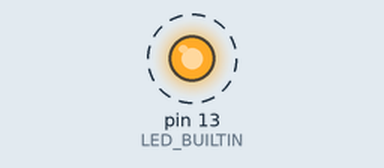
This sketch was run on a simulated Arduino Uno, built with avr-gcc and run on an emulated ATmega328P. Parts: output pins drawn as LEDs (lit = HIGH). Dashed ring = blinking. What the sketch prints to the serial monitor is not drawn.

Above: at 0.15 s.
Timing chart, 0 to 3.1 s (numbered marks = the images above):
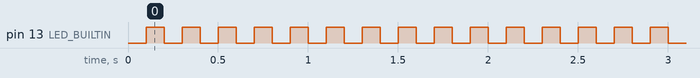

The sketch:

n0.ino
```cpp
// the setup function runs once when you press reset or power the board
void setup() {
  // initialize digital pin LED_BUILTIN as an output.


  Serial.begin(9600);           // start serial for output
  pinMode(LED_BUILTIN, OUTPUT);
    delay(100);
       Serial.println("N1 Reporting");
}

// the loop function runs over and over again forever
void loop() {
  digitalWrite(LED_BUILTIN, HIGH);   // turn the LED on (HIGH is the voltage level)
  delay(100);                       // wait for a second
  digitalWrite(LED_BUILTIN, LOW);    // turn the LED off by making the voltage LOW
  delay(100);                       // wait for a second
}
```

Measured:
- by itself, pin 13 (LED_BUILTIN): alternates HIGH for 0.10 s and LOW for 0.10 s
